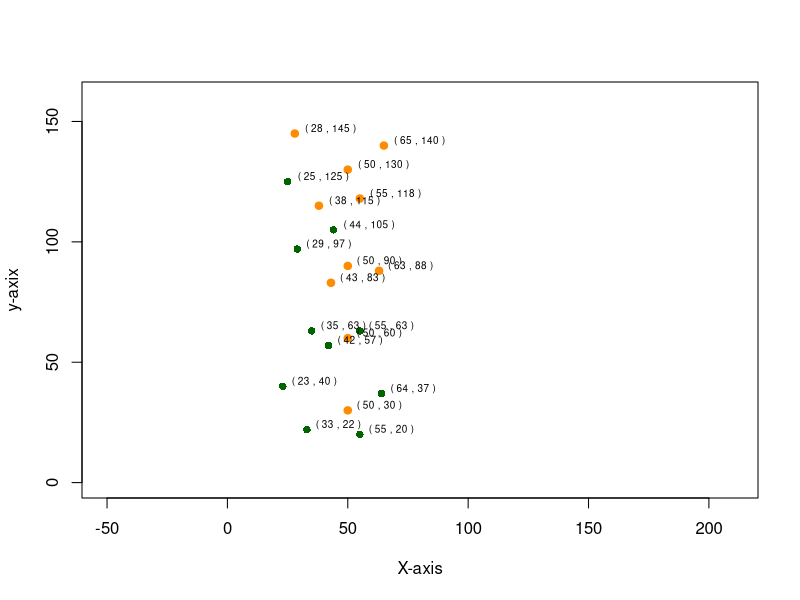

This chart was generated by the following R code:

week5_5B_q1 <- function() {
  
  ypoints <- rbind(c(28,145),
                   c(65,140),
                   c(50,130),
                   c(55,118),
                   c(38,115),
                   c(50,90),
                   c(63,88),
                   c(43,83),
                   c(50,60),
                   c(50,30))
  colnames(ypoints) <- c("x", "y")
  
  gpoints <- rbind(c(25,125),
                   c(44,105),
                   c(29,97),
                   c(35,63),
                   c(55,63),
                   c(42,57),
                   c(23,40),
                   c(64,37),
                   c(33,22),
                   c(55,20))
  colnames(gpoints) <- c("x", "y")
  #   rownames(ypoints) <- c("g1","g2","g3","g4","g5",
  #                          "g6","g7","g8","g9","g10")
  
  allpoints <- rbind(ypoints,gpoints)
  
  print("Initial green Centriods:")
  print(gpoints)
  
  # show chart
  plot(ypoints[,1],ypoints[,2],type="p",
       xlab="X-axis",ylab="y-axix",asp=1,
       xlim=c(0, 160),ylim=c(0, 160),
       pch=21,col="dark orange",bg="dark orange")
  points(gpoints[,1], gpoints[,2],type="p",pch=16,col="dark green")
  # draw point label
  textxy(allpoints[,1],allpoints[,2],offset=0.7,cex=0.6,
         labs=c(paste(paste("(",allpoints[,1],","),allpoints[,2],")")))
  
  
  ###################################################################
  # compute Euclidean distance between each green point and centriods
  ###################################################################
  
  nrows <- nrow(ypoints)
  min_vec <- matrix(nrow=nrows,ncol=4)
  colnames(min_vec) <- c("cluster", "cx", "cy", "dist")
  for(i in seq(from=1, to=nrows, by=1)) {
    yellow_i = ypoints[i,]
    
    cluster <- 0
    min_dist <- 0
    for(j in seq(from=1, to=nrows, by=1)) {
      green_j = gpoints[j,]
      
      D_i_j = euclidean_dist(yellow_i, green_j)
      #       print(D_i_j)
      
      if(j == 1) {
        cluster <- 1
        min_dist <- D_i_j
        min_vec[i,2:3] <- green_j
      }
      else {
        if(min_dist > D_i_j) {
          cluster <- j
          min_dist <- D_i_j
          min_vec[i,2:3] <- green_j
        }
      }
    }
    
    min_vec[i,1] <- cluster
    min_vec[i,4] <- min_dist
  }
  
  #   print(min_vec)
  first_result <- cbind(ypoints, min_vec)
  print("first_result:")
  # sort by cluster index
  first_result <- first_result[order(first_result[,3]),]
  print(first_result)
  
  #######################
  # compute new centroids
  #######################
  
  # assign key-value pair(s) to a hash
  sum_1 <- NULL
  sum_2 <- NULL
  sum_3 <- NULL
  sum_5 <- NULL
  sum_10 <- NULL
  for(i in seq(from=1, to=nrow(first_result), by=1)) {
    if(first_result[i,3] == 1) {
      tmp <- rbind(first_result[i,1:2],
                   first_result[i,4:5])
      sum_1 <- rbind(sum_1, tmp)
      sum_1 <- sum_1[!duplicated(sum_1[,1:2]),]
      #       print(sum_1)
    }
    
    if(first_result[i,3] == 2) {
      tmp <- rbind(first_result[i,1:2],
                   first_result[i,4:5])
      sum_2 <- rbind(sum_2, tmp)
      sum_2 <- sum_2[!duplicated(sum_2[,1:2]),]
    }
    
    if(first_result[i,3] == 3) {
      tmp <- rbind(first_result[i,1:2],
                   first_result[i,4:5])
      sum_3 <- rbind(sum_3, tmp)
      sum_3 <- sum_3[!duplicated(sum_3[,1:2]),]
    }
    
    if(first_result[i,3] == 5) {
      tmp <- rbind(first_result[i,1:2],
                   first_result[i,4:5])
      sum_5 <- rbind(sum_5, tmp)
      sum_5 <- sum_5[!duplicated(sum_5[,1:2]),]
    }
    
    if(first_result[i,3] == 10) {
      tmp <- rbind(first_result[i,1:2],
                   first_result[i,4:5])
      sum_10 <- rbind(sum_10, tmp)
      sum_10 <- sum_10[!duplicated(sum_10[,1:2]),]
    }
  }
  
  print(sum_1)
  print("cluster 1 new centriod: ")
  print(paste(mean(sum_1[,1]), mean(sum_1[,2])))
  
  print(sum_2)
  print("cluster 2 new centriod: ")
  print(paste(mean(sum_2[,1]), mean(sum_2[,2])))
  
  print(sum_3)
  print("cluster 3 new centriod: ")
  print(paste(mean(sum_3[,1]), mean(sum_3[,2])))
  
  print(sum_5)
  print("cluster 5 new centriod: ")
  print(paste(mean(sum_5[,1]), mean(sum_5[,2])))
  
  print(sum_10)
  print("cluster 10 new centriod: ")
  print(paste(mean(sum_10[,1]), mean(sum_10[,2])))
  
}

euclidean_dist <- function(p1, p2) {
  dist = sqrt((p1[1] - p2[1])^2 + (p1[2] - p2[2])^2)
  return(dist)
}

# main()
library("calibrate")
library("geosphere")
library("hash")
week5_5B_q1()
